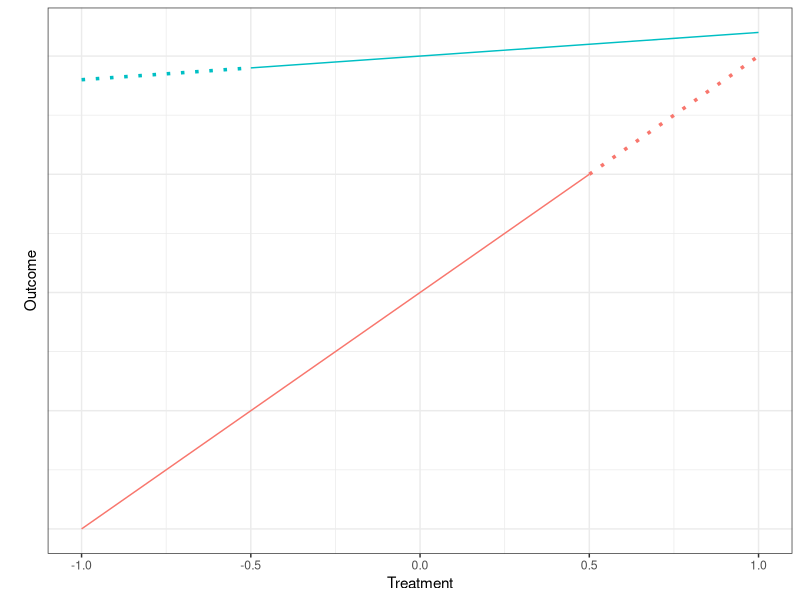
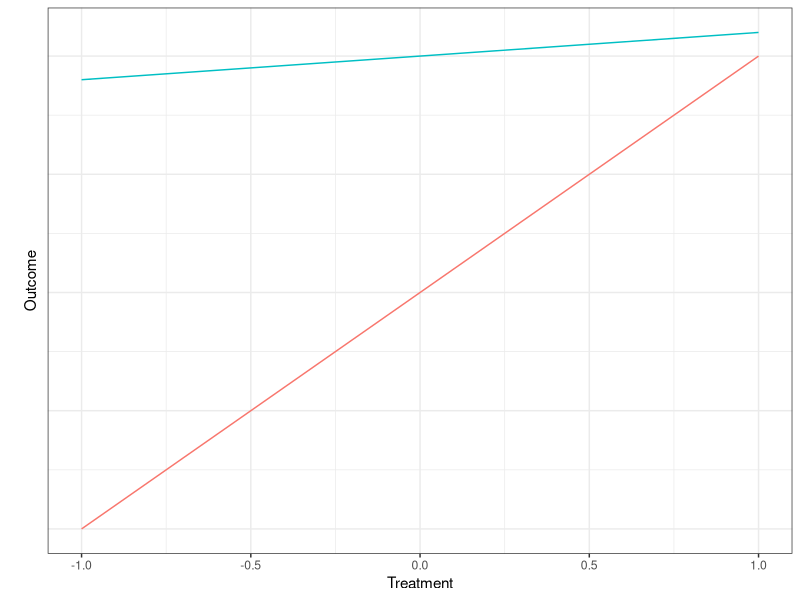
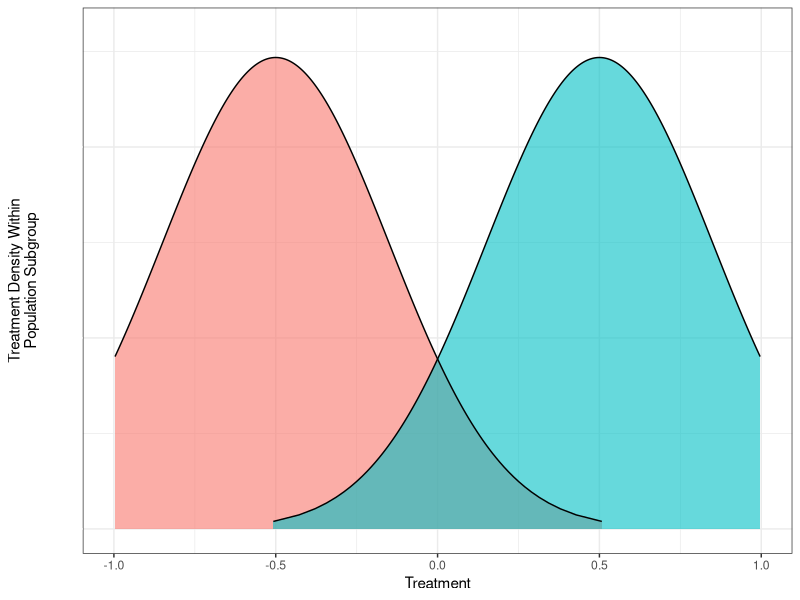
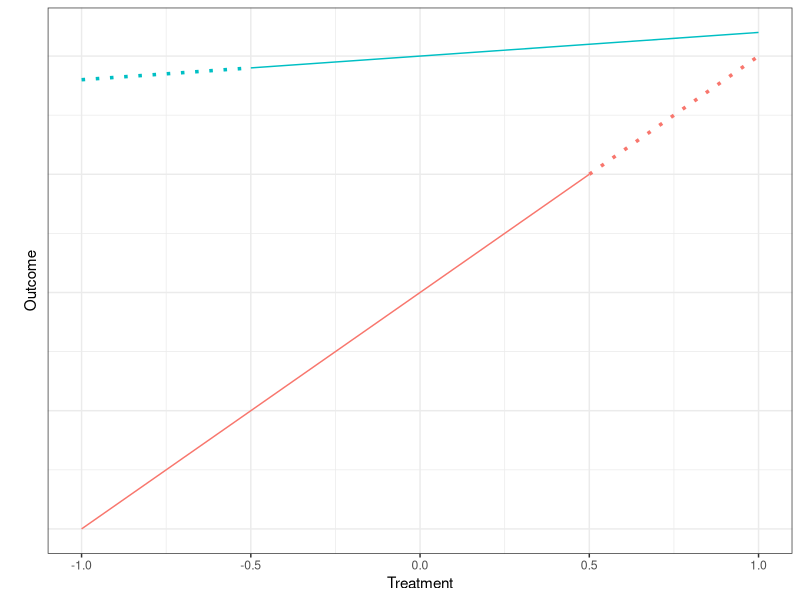
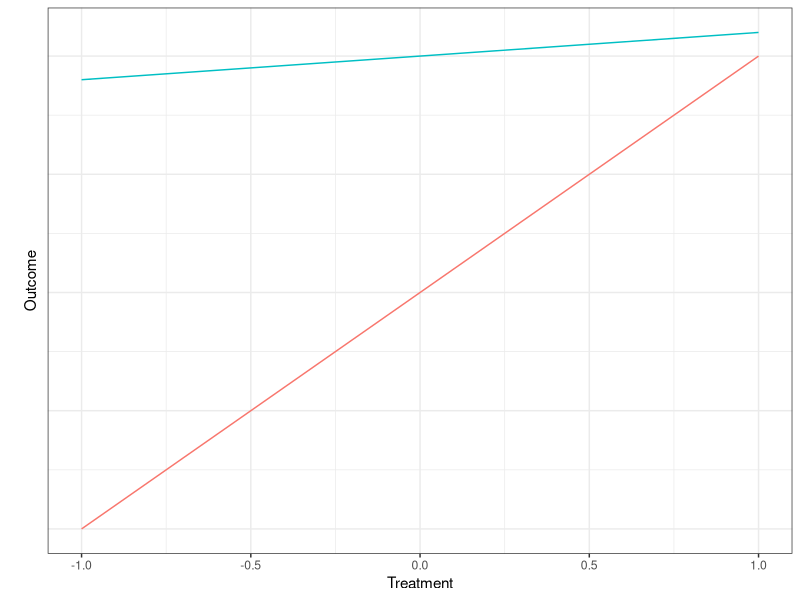
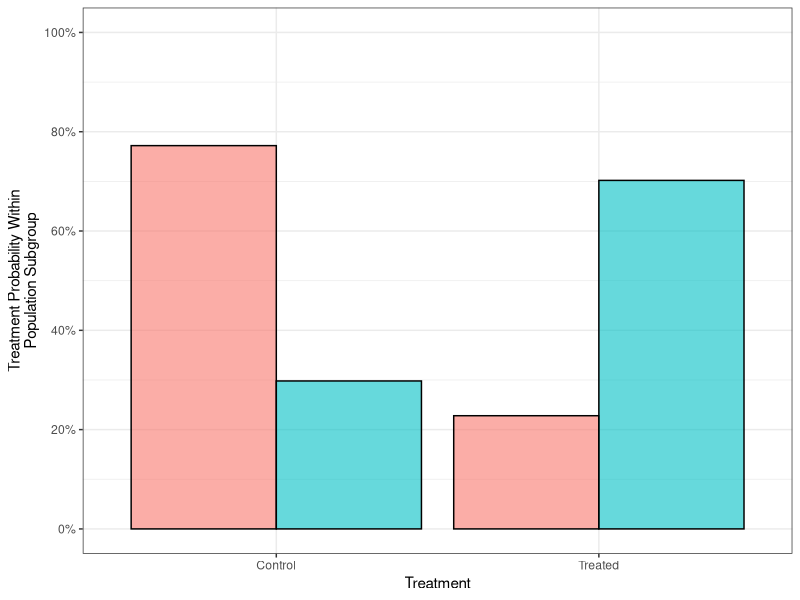
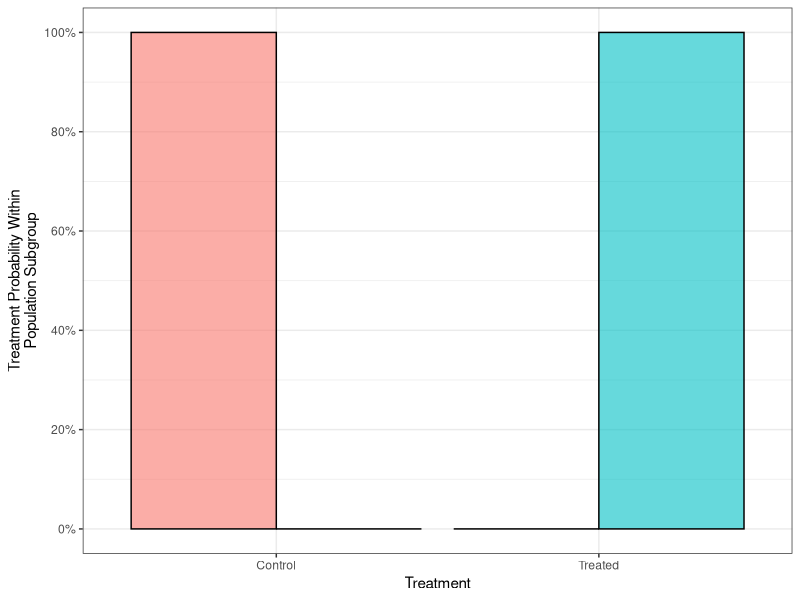
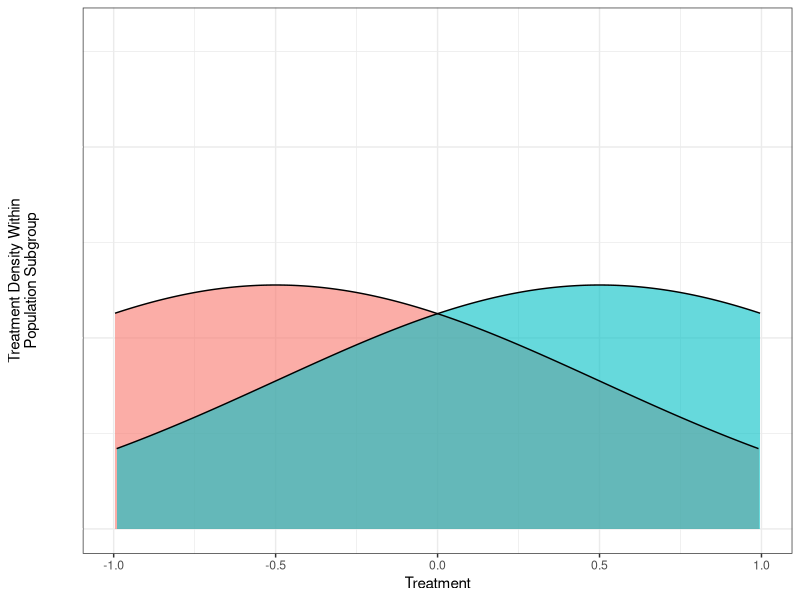

R code for these plots, in order:


library(tidyverse)
theme_set(theme_bw())
library(grid)
library(gridExtra)

n_samp <- 1000

# Standard confounding, binary
binary_standard <- data.frame(L = rep(0:1, each = n_samp / 2)) %>%
  mutate(A = rbinom(n(), size = 1, prob = plogis(2*L - 1))) %>%
  mutate(A = factor(A, labels = c("Control","Treated")),
         L = factor(L, labels = c("Disadvantaged","Advantaged"))) %>%
  ggplot(aes(x = A, fill = L)) +
  geom_bar(position = "dodge",
           alpha = .6,
           color = "black") +
  xlab("Treatment") +
  scale_y_continuous(name = "Treatment Probability Within\nPopulation Subgroup",
                     labels = function(x) paste0(round(100*(x / (n_samp / 2))),"%"),
                     limits = c(0,n_samp / 2)) +
  scale_fill_discrete(name = "Population\nSubgroup") +
  theme(legend.position = "none")

# Strong confounding, binary
binary_strong <- data.frame(L = rep(c(-Inf,Inf), each = n_samp / 2)) %>%
  mutate(A = rbinom(n(), size = 1, prob = plogis(2*L - 1))) %>%
  mutate(A = factor(A, labels = c("Control","Treated")),
         L = factor(L, labels = c("Disadvantaged","Advantaged"))) %>%
  group_by(L) %>%
  summarize(Treated = sum(A == "Treated"),
            Control = sum(A == "Control")) %>%
  pivot_longer(cols = c("Treated","Control"),
               names_to = "A",
               values_to = "n") %>%
  ggplot(aes(x = A, y = n, fill = L)) +
  geom_bar(position = "dodge",
           stat = "identity",
           alpha = .6,
           color = "black") +
  scale_fill_discrete(name = "Population\nSubgroup",
                      drop = FALSE) +
  scale_x_discrete(name = "Treatment",
                   drop = FALSE) +
  scale_y_continuous(name = "Treatment Probability Within\nPopulation Subgroup",
                     labels = function(x) paste0(round(100*(x / (n_samp / 2))),"%"),
                     limits = c(0,n_samp / 2)) +
  theme(legend.position = "none")

# Standard confounding, continuous
sd_for_standard <- 1
continuous_standard <- data.frame(L = rep(0:1, each = n_samp / 2)) %>%
  group_by(L) %>%
  mutate(mu = L - .5,
         quantile = (1:n()) / n(),
         A = qnorm(quantile, mean = mu, sd = sd_for_standard),
         pdf = dnorm(A, mean = mu, sd = sd_for_standard)) %>%
  # Truncate distribution and renormalize pdf
  filter(A >= -1 & A <= 1) %>%
  mutate(pdf = pdf / (pnorm(1,mu,sd_for_standard) - pnorm(-1,mu,sd_for_standard))) %>%
  ungroup() %>%
  mutate(L = factor(L, labels = c("Disadvantaged","Advantaged"))) %>%
  ggplot(aes(x = A, y = pdf, fill = L)) +
  geom_ribbon(aes(ymin = 0, ymax = pdf),
              alpha = .6) +
  geom_line() +
  xlab("Treatment") +
  scale_y_continuous(name = "Treatment Density Within\nPopulation Subgroup",
                     limits = c(0,1.3),
                     # This is to make the plot sizes match;
                     # labels will be invisible in theme
                     labels = function(x) paste0(round(100*x),"%")) +
  scale_fill_discrete(name = "Population\nSubgroup") +
  theme(legend.position = "none",
        axis.text.y = element_text(color = "white"),
        axis.ticks.y = element_line(color = "white"))

# Strong confounding, continuous
sd_for_strong <- .35
continuous_strong <- data.frame(L = rep(0:1, each = n_samp / 2)) %>%
  group_by(L) %>%
  mutate(mu = L - .5,
         quantile = (1:n()) / n(),
         A = qnorm(quantile, mean = mu, sd = sd_for_strong),
         pdf = dnorm(A, mean = mu, sd = sd_for_strong)) %>%
  # Truncate distribution and renormalize pdf
  filter(A >= -1 & A <= 1) %>%
  mutate(pdf = pdf / (pnorm(1,mu,sd_for_strong) - pnorm(-1,mu,sd_for_strong))) %>%
  ungroup() %>%
  mutate(L = factor(L, labels = c("Disadvantaged","Advantaged"))) %>%
  ggplot(aes(x = A, y = pdf, fill = L)) +
  geom_ribbon(aes(ymin = 0, ymax = pdf),
              alpha = .6) +
  geom_line() +
  xlab("Treatment") +
  scale_y_continuous(name = "Treatment Density Within\nPopulation Subgroup",
                     limits = c(0,1.3),
                     # This is to make the plot sizes match;
                     # labels will be invisible in theme
                     labels = function(x) paste0(round(100*x),"%")) +
  scale_fill_discrete(name = "Population\nSubgroup") +
  theme(legend.position = "none",
        axis.text.y = element_text(color = "white"),
        axis.ticks.y = element_line(color = "white"))

# Get the legend
legend_confounding <- ggpubr::as_ggplot(ggpubr::get_legend(
  binary_standard +
    theme(legend.position = "right")
))

# Extrapolation problem

forplot <- tibble(A = rep(seq(-1, 1, .1),2), L = rep(0:1, each = 21)) |>
  mutate(mu = case_when(
    L == 0 ~ A,
    L == 1 ~ 1 + .1 * A
  )) |>
  mutate(L = factor(L, labels = c("Disadvantaged","Advantaged"))) |>
  mutate(Y = rnorm(n(), mu, .1))
forplot |>
  ggplot(aes(x = A, y = mu, color = L)) +
  geom_line(
    data = forplot |> 
      filter((A <= .5 & L == "Disadvantaged") | (A >= -.5 & L == "Advantaged")),
    linetype = "solid"
  ) +
  geom_line(
    data = forplot |> 
      filter((A >= .5 & L == "Disadvantaged") | (A <= -.5 & L == "Advantaged")),
    linetype = "dotted",
    linewidth = 1.2
  ) +
  xlab("Treatment") +
  scale_y_continuous(name = "\nOutcome") +
  theme(
    legend.position = "none",
    axis.text.y = element_blank(), 
    axis.ticks.y = element_blank()
  )
ggsave(paste0("figures/extrapolation.pdf"),
       height = 2.5, width = 2.6)

forplot |>
  ggplot(aes(x = A, y = mu, color = L)) +
  geom_line(
    linetype = "solid"
  ) +
  xlab("Treatment") +
  scale_y_continuous(name = "\nOutcome") +
  theme(
    legend.position = "none",
    axis.text.y = element_blank(), 
    axis.ticks.y = element_blank()
  )
ggsave(paste0("figures/extrapolation_none.pdf"),
       height = 2.5, width = 2.6)
  

data.frame(L = rep(0:1, each = n_samp / 2)) %>%
  group_by(L) %>%
  mutate(mu = L - .5,
         quantile = (1:n()) / n(),
         A = qnorm(quantile, mean = mu, sd = sd_for_strong),
         pdf = dnorm(A, mean = mu, sd = sd_for_strong)) %>%
  # Truncate distribution and renormalize pdf
  filter(A >= -1 & A <= 1) %>%
  mutate(pdf = pdf / (pnorm(1,mu,sd_for_strong) - pnorm(-1,mu,sd_for_strong))) %>%
  ungroup() %>%
  mutate(L = factor(L, labels = c("Disadvantaged","Advantaged"))) %>%
  ggplot(aes(x = A, y = pdf, fill = L)) +
  geom_ribbon(aes(ymin = 0, ymax = pdf),
              alpha = .6) +
  geom_line() +
  xlab("Treatment") +
  scale_y_continuous(name = "Treatment Density Within\nPopulation Subgroup",
                     limits = c(0,1.3),
                     # This is to make the plot sizes match;
                     # labels will be invisible in theme
                     labels = function(x) paste0(round(100*x),"%")) +
  scale_fill_discrete(name = "Population\nSubgroup") +
  theme(legend.position = "none",
        axis.text.y = element_text(color = "white"),
        axis.ticks.y = element_line(color = "white"))

# Save plots
for (p_name in c(
  "binary_standard","binary_strong",
  "continuous_standard","continuous_strong",
  "legend_confounding"
)) {
  ggsave(paste0("figures/",p_name,".pdf"),
         plot = get(p_name),
         height = 2.5, width = 3)
}
